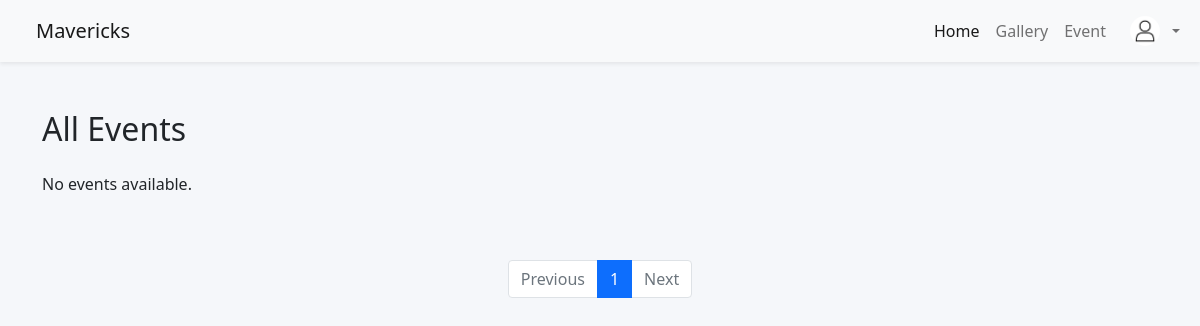
Page /events/ on the earlier database version.
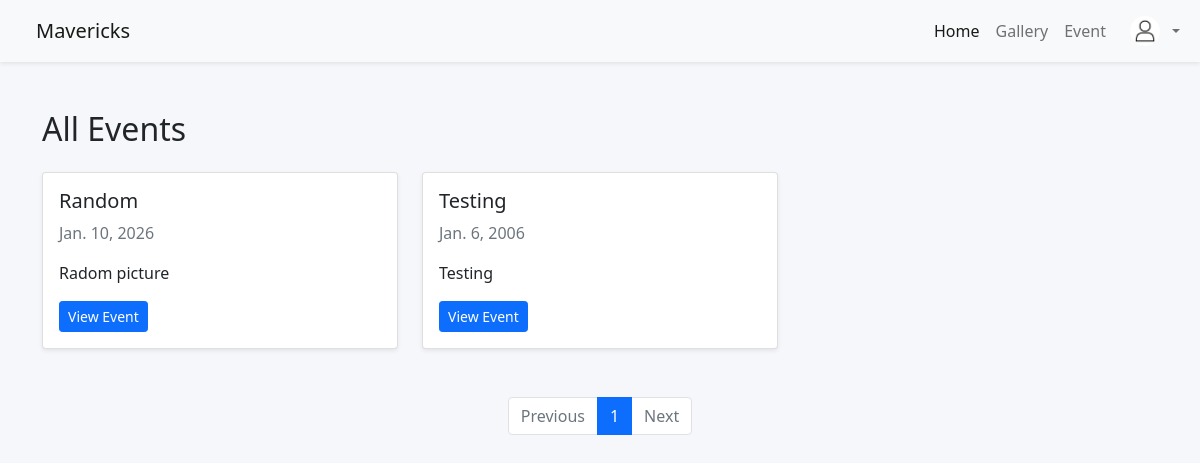
Same page on the later database version.
### gallery/models.py (models this page shows, shortened)
class Event(models.Model):
    name = models.CharField(max_length=150, unique=True)
    description = models.TextField(null=True, blank=True)
    date = models.DateField(null=True, blank=True)
    created_at = models.DateTimeField(auto_now_add=True)

### gallery/views.py (the view)
# urls.py: path('events/', views.events, name='events'),
def events(request):
    events = Event.objects.all().order_by('-date')  # latest events first
    paginator = Paginator(events, 18)  # 9 events per page
    page_number = request.GET.get('page')
    page_obj = paginator.get_page(page_number)
    return render(request, 'events.html', {
        'page_obj': page_obj
    })

### gallery/templates/events.html (shortened to what this page needs)
{% extends 'base.html' %}
{% block content %}
<div class="container my-5">
  <h2 class="mb-4">All Events</h2>
  <div class="row g-4">
    {% for event in page_obj %}
      <div class="col-12 col-sm-6 col-lg-4">
        <div class="card shadow-sm event-card h-100">
          <div class="card-body">
            <h5 class="card-title">{{ event.name }}</h5>
            <p class="card-text text-muted">{{ event.date }}</p>
            <p class="card-text">{{ event.description|truncatewords:20 }}</p>
            <a href="{% url 'event_detail' event.id %}" class="btn btn-primary btn-sm">View Event</a>
          </div>
        </div>
      </div>
    {% empty %}
      <p>No events available.</p>
    {% endfor %}
  </div>
  <nav class="mt-5">
    <ul class="pagination justify-content-center">
      {% if page_obj.has_previous %}
        <li class="page-item">
          <a class="page-link" href="?page={{ page_obj.previous_page_number }}">Previous</a>
        </li>
      {% else %}
        <li class="page-item disabled"><span class="page-link">Previous</span></li>
      {% endif %}
      {% for num in page_obj.paginator.page_range %}
        <li class="page-item {% if page_obj.number == num %}active{% endif %}">
          <a class="page-link" href="?page={{ num }}">{{ num }}</a>
        </li>
      {% endfor %}
      {% if page_obj.has_next %}
        <li class="page-item">
          <a class="page-link" href="?page={{ page_obj.next_page_number }}">Next</a>
        </li>
      {% else %}
        <li class="page-item disabled"><span class="page-link">Next</span></li>
      {% endif %}
    </ul>
  </nav>
{% endblock %}

Differences in the rows shown:
added Event: name "Random", date "Jan. 10, 2026", description "Radom picture"
added Event: name "Testing", date "Jan. 6, 2006", description "Testing"
Other differences:
text no longer shown: "No events available."
